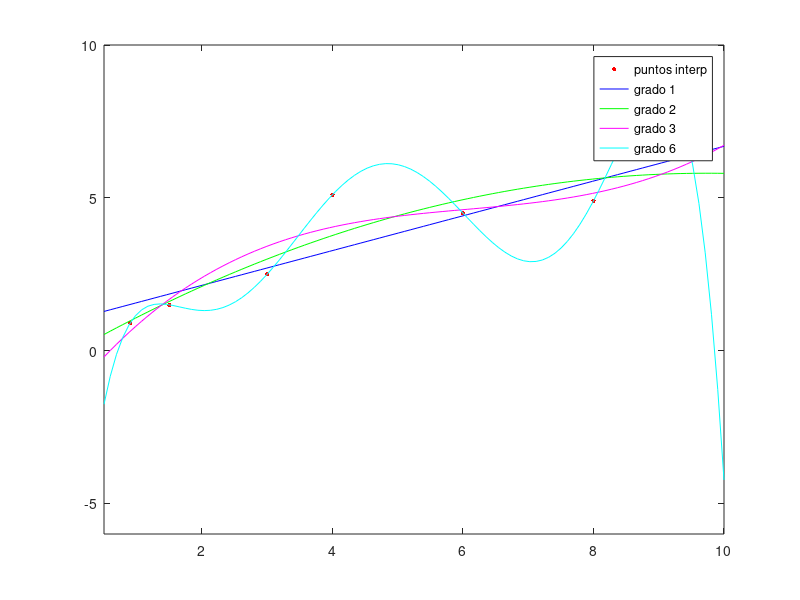

Recreate this plot in MATLAB.
function ej64estudio

x = [.9, 1.5, 3, 4, 6, 8, 9.5];
y = [.9, 1.5, 2.5, 5.1, 4.5, 4.9, 6.3];

z = linspace (.5, 10);

plot (x,y,'.r', 'MarkerSize',10)

% Grado 1 ---> RECTA DE REGRESIÓN

coef1 = polyfit(x,y,1);
pz1 = polyval (coef1, z);
hold on
plot(z,pz1,'b')

% Grado 2

coef2 = polyfit(x,y,2);
pz2 = polyval (coef2, z);
hold on
plot(z,pz2,'g')

% Grado 3

coef3 = polyfit(x,y,3);
pz3 = polyval (coef3, z);
hold on
plot(z,pz3,'m')

% Grado 6

coef6 = polyfit(x,y,6);
pz6 = polyval (coef6, z);
hold on
plot(z,pz6,'c')

axis ([.5 10 -6 10])

legend ('puntos interp', 'grado 1', 'grado 2', 'grado 3', 'grado 6', ...
    'Location', 'Best')

disp (['La recta de regresión es: y= ',num2str(coef1(1)),'x + ', ...
    num2str(coef1(2))])
hold off
shg
